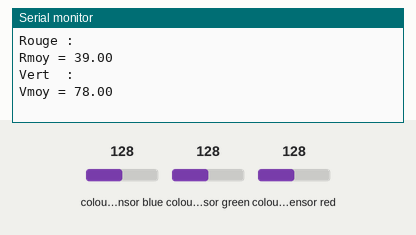
Simulated run of this sketch. Board: Arduino Mega 2560, built with avr-gcc and run on an emulated ATmega2560. Parts: the last lines printed to the serial monitor. Wiring (inferred from the names in the program): TCS3200 colour sensor: output pin 7; S2 pin 6; S3 pin 33; S0 pin 31; S1 pin 5. The test bench sets the inputs (shaded band); at power-on: colour sensor blue 128, colour sensor green 128, colour sensor red 128.

Above: at 1.2 s.
1.3 s: colour sensor blue set to 5
At 2.3 s:
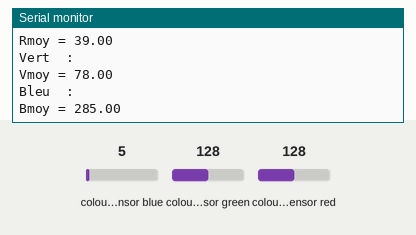
3.4 s: colour sensor green set to 5
At 3.52 s:
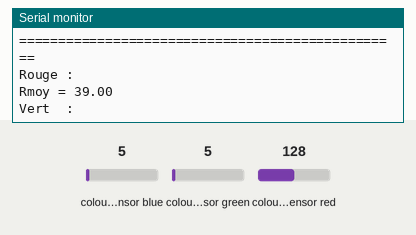
4.9 s: colour sensor red set to 5
At 5.7 s:
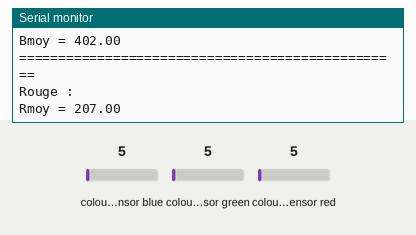
Timing chart, 0 to 7.9 s (numbered marks = the images above; inputs shaded):
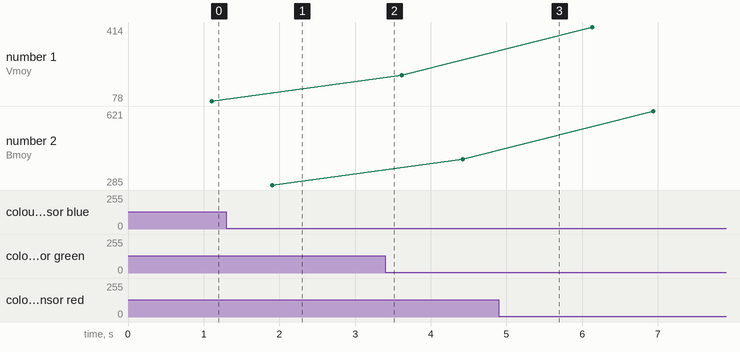

Measured:
- after the input at 1.3 s, the serial monitor: prints a new line after 0.61 s (image 1)
- after the input at 4.9 s, the serial monitor: prints a new line after 0.43 s (image 3)
- plotted number 1: 78 → 195 after the input at 3.4 s, 195 → 414 after the input at 4.9 s
- plotted number 2: 285 → 402 after the input at 3.4 s, 402 → 621 after the input at 4.9 s

The sketch:

Capteur_de_couleur_filtre_4.ino
```cpp
/**
   Test d'un capteur de couleur par conversion lumière / fréquence
   Taos TCS230
*/
// les quatre entrées TOR de programmation du capteur
#define S0  31
#define S1  5
#define S2  6
#define S3  33
// la sortie en fréquence
#define OUT  7


//Tableau pour moyenner la couleur en RVB
float sensorValue = 0;
int NB_SAMPLE = 10;
float tab[10]; //remplir tableau avec 10 valeurs du capteur qui se suivent


float moy;


void setup()
{
  Serial.begin(9600);

  // deux entrées pour réduire si besoin la fréquence en sortie
  // Echelle  | S0 | S1 |
  // 0=éteint | L  | L  |
  // 2%       | L  | H  |
  // 20%      | H  | L  |
  // 100%     | H  | H  |
  pinMode(S0, OUTPUT);
  pinMode(S1, OUTPUT);

  // deux entrées pour choisir la couleur du filtre
  // Filtre | S2 | S3 |
  // rouge  | L  | L  |
  // bleu   | L  | H  |
  // aucun  | H  | L  |
  // vert   | H  | H  |

  pinMode(S2, OUTPUT);
  pinMode(S3, OUTPUT);


  // S0 bas et S1 haut = 2% de la fréquence
  digitalWrite(S0, LOW);
  digitalWrite(S1, HIGH);

  // S2 haut et S3 bas : sans filtre
  /*digitalWrite(S2, HIGH);
  digitalWrite(S3, LOW);*/

}
void loop() {
long somme = 0;

  Serial.println("Rouge : ");
  digitalWrite(S2, LOW);
  digitalWrite(S3, LOW);
  //Serial.println(pulseIn(OUT,HIGH));

  for (int i = 0 ; i < NB_SAMPLE ; i++)
  {
    sensorValue = pulseIn(OUT, HIGH);
    tab[i] = sensorValue; //remplir tableau avec 10 valeurs du capteur qui se suivent
    //Serial.println(sensorValue);
    somme += tab[i] ; //somme des valeurs du tableau
    delay(30);
  }
  moy = somme / 10 ; //valeur moyenne
  Serial.print("Rmoy = "); //affichage moy
  Serial.println(moy);


  // pause de 500 ms
  delay(500);

  Serial.println("Vert  : ");
  digitalWrite(S2, HIGH);
  digitalWrite(S3, HIGH);
  //Serial.println(pulseIn(OUT,HIGH));

  for (int j = 0 ; j < NB_SAMPLE ; j++)
  {
    sensorValue = pulseIn(OUT, HIGH);
    tab[j] = sensorValue; //remplir tableau avec 10 valeurs du capteur qui se suivent
    //Serial.println(sensorValue);
    somme += tab[j] ; //somme des valeurs du tableau
    delay(30);
  }
  moy = somme / 10 ; //valeur moyenne
  Serial.print("Vmoy = "); //affichage moy
  Serial.println(moy);


  // pause de 500 ms
  delay(500);

  Serial.println("Bleu  : ");
  digitalWrite(S2, LOW);
  digitalWrite(S3, HIGH);
  //Serial.println(pulseIn(OUT,HIGH));

  for (int k = 0 ; k < NB_SAMPLE ; k++)
  {
    sensorValue = pulseIn(OUT, HIGH);
    tab[k] = sensorValue; //remplir tableau avec 10 valeurs du capteur qui se suivent
    //Serial.println(sensorValue);
    somme += tab[k] ; //somme des valeurs du tableau
    delay(30);
  }
  moy = somme / 10 ; //valeur moyenne
  Serial.print("Bmoy = "); //affichage moy
  Serial.println(moy);

  // pause de 500 ms
  delay(500);

  Serial.println("=================================================");
  delay(100);
}
```
